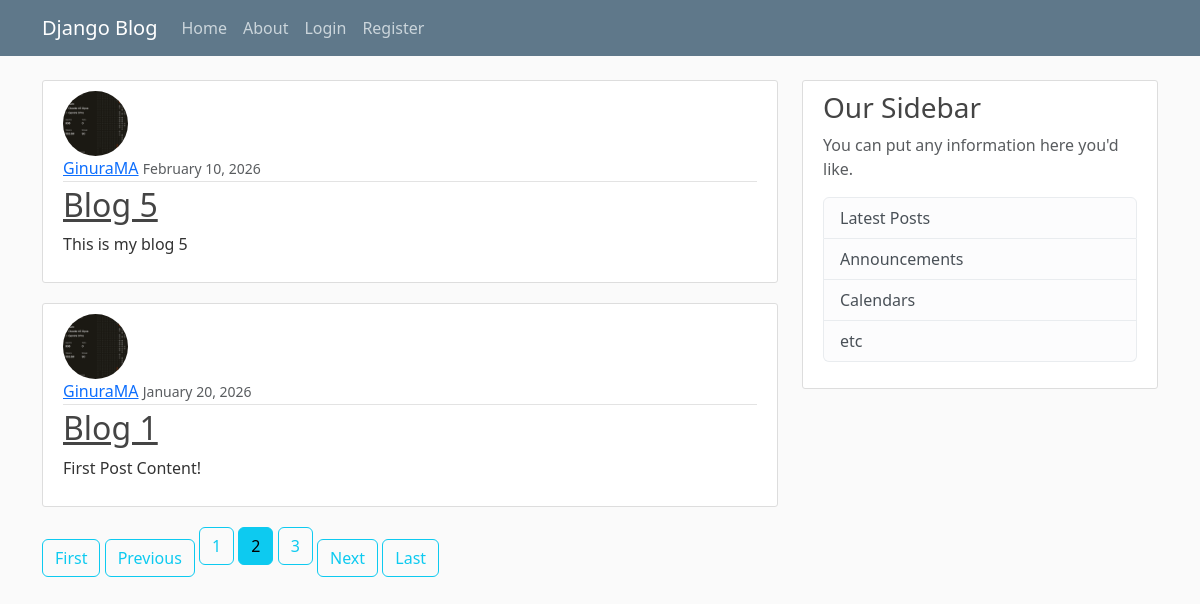
Before: /?page=2 with the older database file.
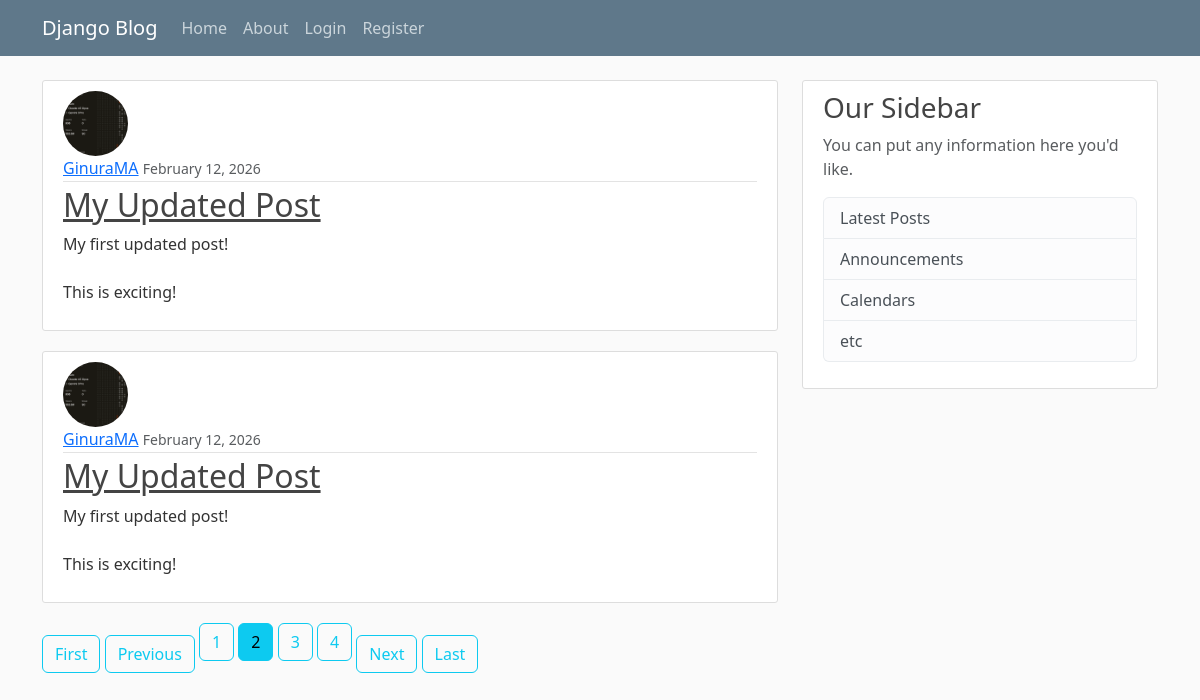
After: the same page with the newer database file.
### blog/models.py (models this page shows, shortened)
class Post(models.Model):
    title = models.CharField(max_length=100)
    content = models.TextField()
    date_posted = models.DateField(default=timezone.now)
    author = models.ForeignKey(User, on_delete=models.CASCADE)

### users/models.py (models this page shows, shortened)
class Profile(models.Model):
    user = models.OneToOneField(User, on_delete=models.CASCADE)
    image = models.ImageField(default='default.jpg', upload_to='profile_pics')

### blog/views.py (the view)
# urls.py: path('', PostListView.as_view(), name='blog-home'),
class PostListView(ListView):
    model = Post
    template_name = 'blog/home.html' #it will automatically look inside templates folder
    context_object_name = 'posts'
    ordering = ['-date_posted'] #this order the posts from newest to oldest
    paginate_by = 2

### blog/templates/blog/home.html
{% extends "blog/base.html" %}
{% block content %}
    {% for post in posts%}
        <article class="media content-section">
            <img class="rounded-circle article-img" src="{{ post.author.profile.image.url }}">
            <div class="media-body">
                <div class="article-metadata">
                <a class="mr-2" href="#">{{ post.author }}</a>
                <small class="text-muted">{{ post.date_posted|date:"F d, Y" }}</small>
                </div>
                <h2><a class="article-title" href="{% url 'post-detail' post.id %}">{{ post.title }}</a></h2>
                <p class="article-content">{{ post.content }}</p>
            </div>
        </article>
    {% endfor %}
    {% if is_paginated %}
        {% if page_obj.has_previous %}
            <a class="btn btn-outline-info mb=4" href="?page=1">First</a>
            <a class="btn btn-outline-info mb=4" href="?page= {{ page_obj.previous_page_number }}">Previous</a>
        {% endif %}
        {% for num in page_obj.paginator.page_range %}
            {% if page_obj.number == num %}
                <a class="btn btn-info mb-4" href="?page={{ num }}">{{ num }}</a>
            {% elif num > page_obj.number|add:'-3' and num < page_obj.number|add:'3'%}
                <a class="btn btn-outline-info mb-4" href="?page={{ num }}">{{ num }}</a>
            {% endif %}
        {% endfor %}
        {% if page_obj.has_previous %}
            <a class="btn btn-outline-info mb=4" href="?page={{ page_obj.next_page_number }}">Next</a>
            <a class="btn btn-outline-info mb=4" href="?page={{ page_obj.paginator.num_pages }}">Last</a>
        {% endif %}
    {% endif %}
{% endblock content %}

Changed rows visible on the page:
no longer on this page (row unchanged): Post: author.profile.image (picture), author "GinuraMA", date_posted "February 10, 2026", title "Blog 5", content "This is my blog 5"
no longer on this page (row unchanged): Post: author.profile.image (picture), author "GinuraMA", date_posted "January 20, 2026", title "Blog 1", content "First Post Content!"
added Post: author.profile.image (picture), author "GinuraMA", date_posted "February 12, 2026", title "My Updated Post", content "My first updated post! This is exciting!"
added Post: author.profile.image (picture), author "GinuraMA", date_posted "February 12, 2026", title "My Updated Post", content "My first updated post! This is exciting!"
Other visible differences:
new list line: "4"
